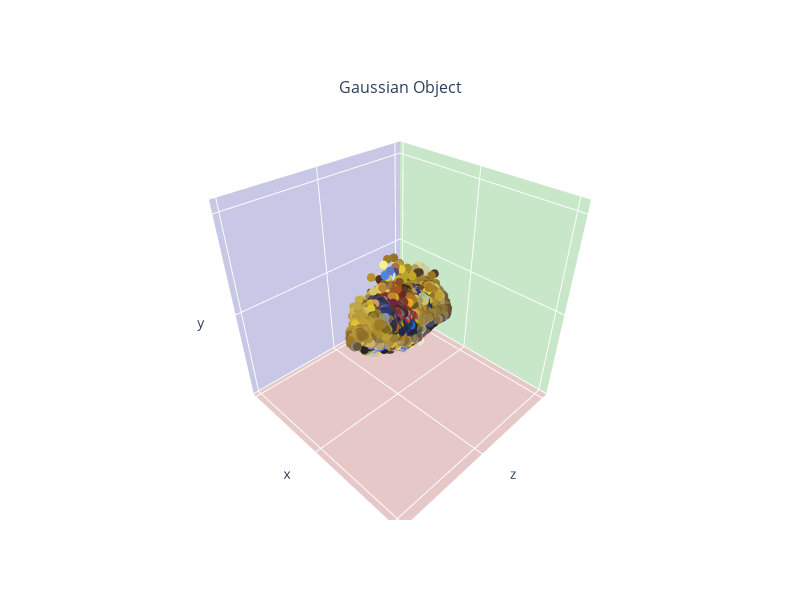

Notebook code for this chart:
### Code cell
from posingpixels.utils.gs_pose import render_gaussian_model, render_gaussian_model_with_info
from posingpixels.visualization import get_gaussian_splat_pointcloud, plot_pointclouds

frame_idx = 0

gaussian_object = ref_database["obj_gaussians"]

object_pointcloud = get_gaussian_splat_pointcloud(gaussian_object)
plot_pointclouds({OBJ_NAME.capitalize(): object_pointcloud}, "Gaussian Object")

initial_pose = dataset.get_gt_pose(frame_idx)
initial_R, initial_T = initial_pose[:3, :3], initial_pose[:3, 3]

render = render_gaussian_model_with_info(
    gaussian_object, dataset.K, dataset.H, dataset.W, R=initial_R, T=initial_T
)

mask = dataset.get_mask(frame_idx) > 0.7
x1, y1, x2, y2 = np.min(np.where(mask)[1]) - 5, np.min(np.where(mask)[0]) - 5, np.max(np.where(mask)[1]) + 5, np.max(np.where(mask)[0]) + 5

image = render['image'][y1:y2, x1:x2]
alpha = render['alpha'][0, y1:y2, x1:x2].detach().cpu().numpy()
depth = render['depth'][0, y1:y2, x1:x2].detach().cpu().numpy()
cad_depth = dataset.get_cad_depth(frame_idx)[y1:y2, x1:x2]
mask = dataset.get_mask(frame_idx)[y1:y2, x1:x2] > 0.7
rgb = dataset.get_rgb(frame_idx)[y1:y2, x1:x2]

image_high_alpha = image.copy()
image_high_alpha[alpha < 0.9] = 0

plt.imshow(image)
plt.title("Gaussian Splat Rendered")
plt.show()

plt.imshow(image_high_alpha)
# plt.imshow(alpha > 0.99, alpha=0.5)
plt.title("Gaussian Splat Rendered, alpha > 0.9")
plt.show()

plt.imshow(cad_depth)
plt.imshow(rgb, alpha=0.5)
plt.title("CAD Depth")
plt.show()

plt.imshow(cad_depth > 0)
plt.imshow(mask, alpha=0.5)
plt.title("CAD Mask vs Actual Mask")
plt.show()


plt.imshow(image)
plt.imshow(mask, alpha=0.5)
plt.title("Actual Mask vs Rendered Splat (Showcasing Ghost Effect)")
plt.show()

# plt.imshow(alpha > 0.99)
# plt.show()
plt.imshow(depth)
plt.title("Rendered Depth")
plt.show()

plt.imshow(alpha)
plt.title("Rendered Alpha")
plt.show()

# # Overlap alpha with image 50% transparency
# plt.imshow(image)
# plt.imshow(alpha > 0.99, alpha=0.7)
# plt.show()

### Figure 1 — Plotly figure (JSON) as saved in the notebook; plotly's stock layout.template omitted (floating-point values rounded to 4 significant figures; data arrays with more than 128 entries replaced by an {"elided": "..."} marker saying what was removed)
{"data": [{"marker": {"color": {"elided": "14221 str values"}, "size": 3}, "mode": "markers", "name": "Mustard_bottle", "scene": "scene", "type": "scatter3d", "x": {"elided": "14221 float values"}, "y": {"elided": "14221 float values"}, "z": {"elided": "14221 float values"}}], "layout": {"annotations": [{"font": {"size": 16}, "showarrow": false, "text": "Gaussian Object", "x": 0.5, "xanchor": "center", "xref": "paper", "y": 1, "yanchor": "bottom", "yref": "paper"}], "height": 600, "scene": {"aspectmode": "cube", "camera": {"up": {"x": 0, "y": 1, "z": 0}}, "domain": {"x": [0, 1], "y": [0, 1]}, "xaxis": {"backgroundcolor": "rgb(200, 200, 230)", "range": [-0.2087, 0.2175], "showaxeslabels": false, "showgrid": true, "showline": false, "showticklabels": false, "ticks": "", "zeroline": false}, "yaxis": {"backgroundcolor": "rgb(230, 200, 200)", "range": [-0.202, 0.2243], "showaxeslabels": false, "showgrid": true, "showline": false, "showticklabels": false, "ticks": "", "zeroline": false}, "zaxis": {"backgroundcolor": "rgb(200, 230, 200)", "range": [-0.2148, 0.2115], "showaxeslabels": false, "showgrid": true, "showline": false, "showticklabels": false, "ticks": "", "zeroline": false}}, "width": 800}}
